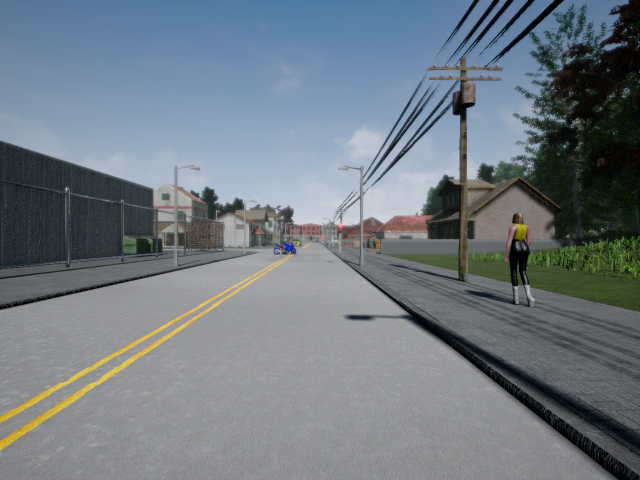
#> input picture left.png, 1280 x 960 px, given in place of bike.png, which was not available (shown at 1/2 size)
$ python stereo_image_distance.py
#> lines starting #> are read from the running program, lines starting #| are printed output that depends on the picture; pictures that were not available may be replaced by others from this repository, and a replacement may not be noted
import numpy as np
import cv2
from matplotlib import pyplot as plt

p_left = np.array([[640.0, 0.0, 640.0, 2176.0],
                   [0.0, 480.0, 480.0, 552.0],
                   [0.0, 0.0, 1.0, 1.4]])
p_right = np.array([[640.0, 0.0, 640.0, 2176.0],
                    [0.0, 480.0, 480.0, 792.0],
                    [0.0, 0.0, 1.0, 1.4]])

k_left, rotationL, T_vec_left, *_ = cv2.decomposeProjectionMatrix(p_left)
T_vec_left /= T_vec_left[3]
k_right, rotationR, T_vec_right, *_ = cv2.decomposeProjectionMatrix(p_right)
T_vec_right /= T_vec_right[3]

bike = cv2.imread("bike.png")[..., ::-1]

img_left = cv2.imread("left.png")[..., ::-1]
img_right = cv2.imread("right.png")[..., ::-1]
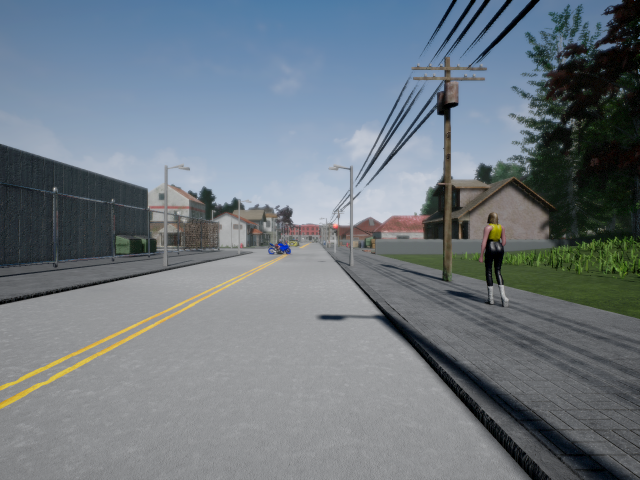
#> input picture right.png, 1280 x 960 px (shown at 1/2 size)
img_left_gray = cv2.cvtColor(img_left, cv2.COLOR_BGR2GRAY)
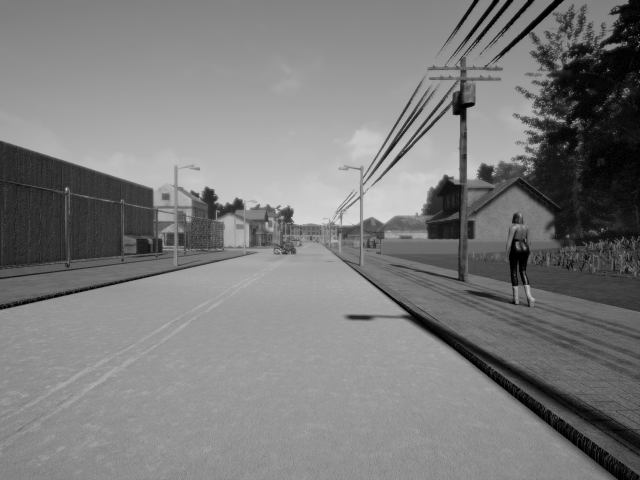
#> img_left_gray: shape (960, 1280) (shown at 1/2 size); min 0, max 227, mean 123.5
img_right_gray = cv2.cvtColor(img_right, cv2.COLOR_BGR2GRAY)
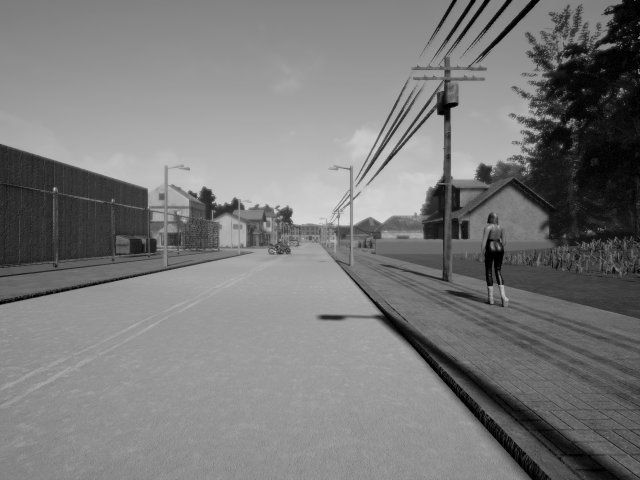
#> img_right_gray: shape (960, 1280) (shown at 1/2 size); min 0, max 230, mean 121.6

matcher_type = 'sgbm'  # or 'sgbm'

if matcher_type == 'sgbm':
    matcher = cv2.StereoSGBM_create(
        minDisparity=0,
        numDisparities=5 * 16,  # max_disp has to be dividable by 16 f. E. HH 192, 256
        blockSize=6,
        P1=8 * 3 * 6 ** 2,
        # wsize default 3; 5; 7 for SGBM reduced size image; 15 for SGBM full size image (1300px and above); 5 Works nicely
        P2=32 * 3 * 6 ** 2,
        disp12MaxDiff=0,
        uniquenessRatio=0,
        speckleWindowSize=0,
        speckleRange=0,
        preFilterCap=0,
        mode=cv2.STEREO_SGBM_MODE_HH4
    )


# Computing the disparity map
disp_left = matcher.compute(img_left_gray, img_right_gray).astype(np.float32) / 16
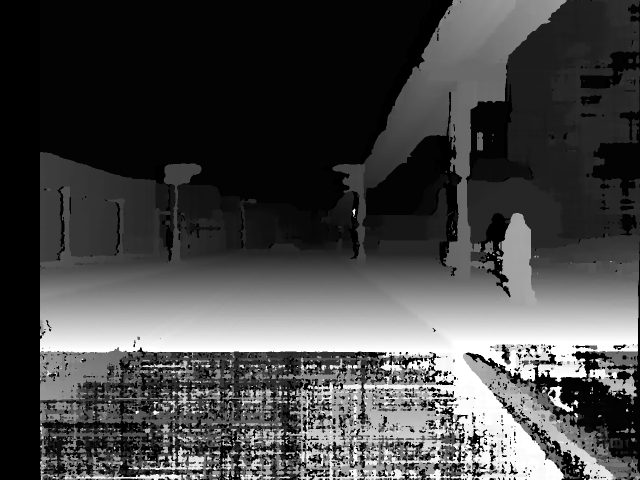
#> disp_left: shape (960, 1280) float32 (shown at 1/2 size); min -1, max 79, mean 21.1; drawn with min black and max white


f = k_left[0, 0]
b = T_vec_left[1, 0] - T_vec_right[1, 0]
disp_left[disp_left == 0] = 0.1
disp_left[disp_left == -1] = 0.1
#> disp_left: shape (960, 1280) float32; min 0.1, max 79, mean 21.3
depth_map_left = f * b / disp_left
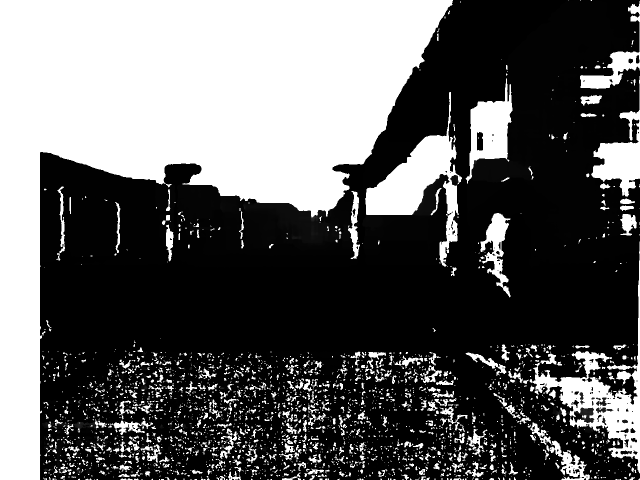
#> depth_map_left: shape (960, 1280) float32 (shown at 1/2 size); min 4.05, max 3200, mean 1211.3; drawn with min black and max white


cross_corr_map = cv2.matchTemplate(img_left, bike, method=cv2.TM_CCOEFF_NORMED)
#> cross_corr_map = [1]
obstacle_location = cv2.minMaxLoc(cross_corr_map)[3]
#> obstacle_location = (0, 0)


# Printing the bike distance


distance = depth_map_left[obstacle_location[0]+23,obstacle_location[1]+11 ]
#> distance = 3200

print("The distance is ")
print(distance)
#| 3200.0
print("The location is ")
print(obstacle_location)
#| (0, 0)

# Plotting the disparity map
plt.figure(figsize=(5,5))
plt.imshow(disp_left)
plt.show(block=False)
plt.pause(2)
plt.close()

# Plotting the depth map
plt.figure(figsize=(5, 5))
plt.imshow(depth_map_left, cmap='flag')
plt.show(block=False)
plt.pause(2)
plt.close()

# Display the cross correlation heatmap
plt.figure(figsize=(5, 5))
plt.imshow(cross_corr_map)
plt.show(block=False)
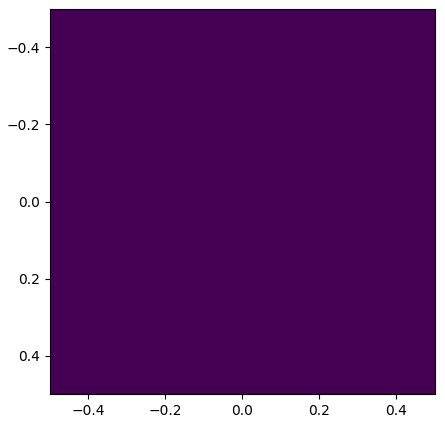
#> figure drawn by matplotlib, 1 panel
plt.pause(2)
plt.close()
